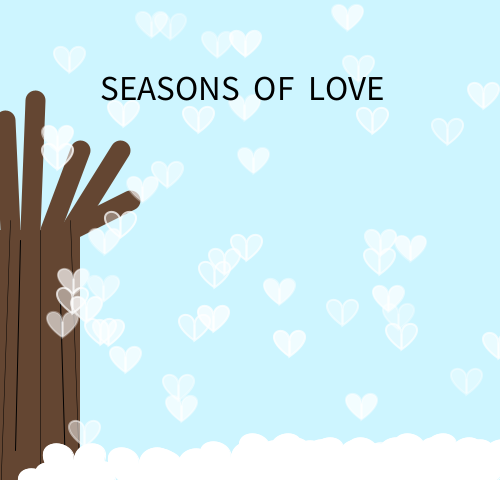
Frame 1 (no input)
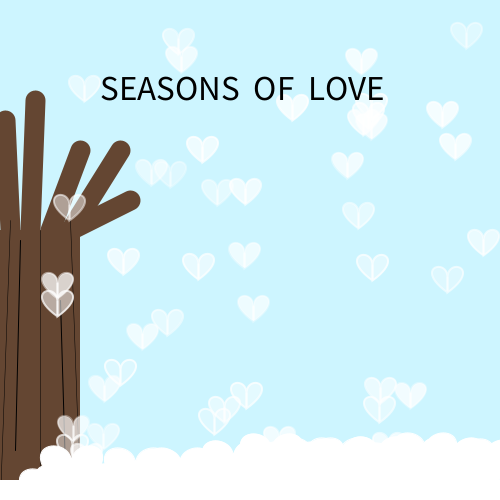
Frame 60 (the mouse pressed at the canvas centre just before this capture)
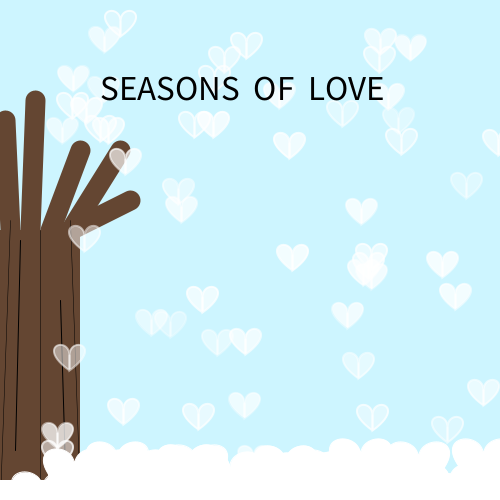
Frame 120 (the mouse held since frame 60 and released just before this capture)

The Processing sketch that drew these frames (run headless with seeded random() and noise(); from frame 60 on, the mouse is pressed at the canvas centre):

// Processing sketch: processing_171545
// ── processing_171545.pde

heart mybheart[]= new heart[1];
heart mymheart[]= new heart[40];
heart mysheart[]= new heart[60];
heart mybheart1[]= new heart[1];
heart mymheart1[]= new heart[40];
heart mysheart1[]= new heart[60];
heart mysheart2[]= new heart[60];
heart mymheart2[]= new heart[40];
heart mymheart3[]= new heart[40];
heart mymheart4[]= new heart[10];

int count=0;
int state=0;

void setup() {
  size(500, 500);
  for (int i = 0; i < 60; i++){
     mysheart1[i]= new heart(color(255,255,255,random(80,200)),color(255,255,255,random(80,200)),random(width),random(height));
  }
  for(int k = 0; k < mymheart1.length; k++){
     mymheart1[k]= new heart(color(255),color(255),int(random(-5,width-50)),int(random(425,470))); 
  }
  for (int n = 0; n < mysheart2.length; n++){
     mysheart2[n]= new heart(color(random(150,255),random(50,250),random(50,250)),color(random(150,255),random(50,250),random(50,250)),int(random(-40,width)),int(random(410,470)));
  }
  for(int m = 0; m < mymheart2.length; m++){
    mymheart2[m]= new heart(color(90,200,65),color(50,160,25),int(random(-60,120)),int(random(45,220))); 
  }
  for (int f = 0; f < mybheart1.length; f++){
     mybheart1[f]= new heart( color(240,240,0),color(240,240,0), 370,0);
  }
  for (int j = 0; j < 60;j++){
      mysheart[j]= new heart(color(random(235,255),random(160,255),random(0,10)),color(random(230,255),random(150,255),random(0,10)),200+cos(j)*150,220+sin(j)*150);
  }
 for(int g = 0; g < 35; g++){
    mymheart3[g]= new heart(color(255,130,0),color(240,240,0),200+sin(g)*130,195+cos(g)*130); 
  }
  for (int s = 0; s < mybheart.length; s++){
      mybheart[s]= new heart( color(250,250,0), color(250,250,0), 200,150);
  }
  for(int h = 0; h < mymheart4.length; h++){
    mymheart4[h]= new heart(color(random(160,255),random(120,255),random(0,20)),color(50,160,25),random(-20,30),random(90,200)); 
  }
  for(int d = 0; d < mymheart.length; d++){
     mymheart[d]= new heart(color(random(160,255),random(120,205),random(0,20)),color(50,160,25),int(random(-45,120)),int(random(45,220))); 
 }
}

void draw() {
  count++;
  if (state == 0) {
    background(205,245,255,100);
    tree();
    fill(255);
    noStroke();
    rect(0,480,width,height);
    
    for(int i = 0; i < mysheart.length; i++){
      //mysheart1[i]= new heart(color(255,255,255,random(80,200)),color(255,255,255,random(80,200)),random(width),random(height));
      mysheart1[i].displayS();
      mysheart1[i].dropS();
  }
    for(int k = 0; k < mymheart1.length; k++){
     // mymheart[k]= new heart(color(255),color(255),int(random(-5,width-50)),int(random(425,470)));
      mymheart1[k].displayM1();
      mymheart1[k].snowM();
      mymheart1[k].jiggleM();
    }
    if (count>200) {
      state = 1;
    }
  } else if (state == 1) {
    background(90,190,255);
    tree();
    fill(80,225,60);
    noStroke();
    rect(0,480,width,height);
    
    for(int n = 0; n < 30; n++){
     // mysheart[n]= new heart(color(random(150,255),random(50,250),random(50,250)),color(random(150,255),random(50,250),random(50,250)),int(random(-40,width)),int(random(410,470)));
      mysheart2[n].displayS();
      mysheart2[n].bloomS();
      mysheart2[n].jigglesS();
    }
    for(int m = 0; m < mymheart2.length; m++){
    //  mymheart[m]= new heart(color(90,200,65),color(50,160,25),int(random(-45,120)),int(random(45,220))); 
      mymheart2[m].displayM1();
      mymheart2[m].springLeavesM();
      mymheart2[m].jiggleM();
    }
    for (int f = 0; f < mybheart1.length; f++){
     // mybheart[f]= new heart( color(240,240,0),color(240,240,0), 370,0);
      mybheart1[f].displayB1();
      mybheart1[f].springjiggleB();
    }
    if (count>400) {
      state = 2;
    }
  } else if (state == 2) {
    background(130,235,255);
    for(int j = 0; j < 30; j++){
    //  mysheart[j]= new heart(color(random(230,255),random(150,255),random(0,10)),color(random(230,255),random(150,255),random(0,10)),200+cos(j)*150,220+sin(j)*150);
      mysheart[j].displayS();
      mysheart[j].summerjiggleS();
    }
    for(int g = 0; g < 17; g++){
     // mymheart[g]= new heart(color(255,130,0),color(240,240,0),200+sin(g)*130,195+cos(g)*130);
      mymheart3[g].jiggleM();
      mymheart3[g].displayM2();
  }
    for (int s = 0; s < mybheart.length; s++){
     // mybheart[s]= new heart( color(240,240,0),color(240,240,0), 200,150);
      mybheart[s].displayB2();
      mybheart[s].displayB1();
      mybheart[s].jiggleB();
    }
    if (count>800) {
      state = 3;
    }
  } else if (state == 3) {
    background(140,205,255);
    tree();
    fill(150,150,0);
    noStroke();
    rect(0,480,width,height);
    for(int h = 0; h < 5; h++){
    // mymheart[h]= new heart(color(random(230,255),random(120,255),random(0,20)),color(240,240,0),random(120,330),random(90,200)); 
      mymheart4[h].leaveM();
      mymheart4[h].displayM1();
     mymheart4[h].jiggleM();
  }
    for(int d = 0; d < mymheart.length; d++){
    //  mymheart[d]= new heart(color(random(200,255),random(150,205),random(0,20)),color(50,160,25),int(random(-45,120)),int(random(45,220))); 
      mymheart[d].displayM1();
     mymheart[d].springLeavesM();
      mymheart[d].jiggleM();
    }
    if (count>1000) {
      count=0;
      state=0;
    }
  }
  textSize(35);
  fill(0);
  text("SEASONS  OF  LOVE", 100, 100);
  //print(count+"\n");
}

void tree() {
  stroke(100, 70, 50);
  strokeWeight(20);
  line(70, 230, 120, 150);
  line(10, 230, 5, 120);
  line(70, 230, 130, 200);
  line(30, 230, 35, 100); 
  line(50, 230, 80, 150);
  fill(100, 70, 50); 
  noStroke();
  rect(0, 230, 80, 520);
  stroke(0);
  strokeWeight(0.5);
  smooth();
  line(10, 220, 0, 500);
  line(70, 220, 80, 500);
  line(40, 230, 40, 500);
  strokeWeight(1);
  line(20, 240, 15, 450);
  line(60, 300, 65, 470);
}



class heart{
float x,y;
color c;
color b;
int count=0;
heart(color tempc, color tempb, float tempXpos, float tempYpos) { // The construfilltor is defined with arguments.
    c = tempc;
    b= tempb;
    x = tempXpos;
    y = tempYpos;
  }
 //B heart
void displayB1() {
stroke(b);
fill(c);
beginShape();
    vertex(55+x, 65+y);
    bezierVertex(55+x, -5+y, 230+x, 5+y, 55+x, 155+y);
    vertex(55+x, 65+y);
    bezierVertex(55+x, -5+y, -130+x, 5+y, 55+x, 155+y);
    endShape();
    stroke(c);
    strokeWeight(2);
    line(55+x,65+y,55+x,153+y);
}
void displayB2() {
stroke(b);
fill(c);
count++;
if (count>40){
beginShape();
    vertex(55+x, 85+(y-25));
    bezierVertex(55+x, -5+(y-25), 290+x, 5+(y-25), 55+x, 205+(y-25));
    vertex(55+x, 85+(y-25));
    bezierVertex(55+x, -5+(y-25), -190+x, 5+(y-25), 55+x, 205+(y-25));
    endShape();
    stroke(c);
    strokeWeight(2);
    line(55+x,85+(y-25),55+x,203+(y-25));
}
if (count>60){
  count=0;
}
}
void jiggleB() { 
    x = x + random(-2,2);
    y = y + random(-2,2);
    x = constrain(x,180,230);
    y = constrain(y,140,200);
  }
void springjiggleB() { 
    x = x + random(-3,3);
    y = y + random(-4,2);
    x = constrain(x,350,390);
    y = constrain(y,-10,50);
  }
  
  // S heart
  void displayS() {
stroke(b);
fill(c);
beginShape();
    vertex(50+x, 15+y);
    bezierVertex(50+x, -5+y, 85+x, 5+y, 50+x, 30+y);
    vertex(50+x, 15+y);
    bezierVertex(50+x, -5+y, 15+x, 5+y, 50+x, 30+y);
    endShape();
     stroke(c);
    strokeWeight(2);
    line(50+x,15+y,50+x,28+y);
}
void bloomS(){
count++;
if (count > 60){
count=0;
x=int(random(-40,width));
y=int(random(410,470));
}
stroke(80,225,60);
strokeWeight(3);
line(50+x,30+y,50+x,495);
}
void dropS(){
  y= y+2.5;
  if (y > height){
    y=random(10);
  }
}
void summerjiggleS() { 
    x = x + random(-1,1);
    y = y + random(-1,1);
}
 void jigglesS() { 
    x = x + random(-2,2);
    y = y + random(-2,2);
  }


// M heart

void displayM1() {
stroke(b);
fill(c);
beginShape();
    vertex(50+x, 25+y);
    bezierVertex(50+x, -5+y, 120+x, 5+y, 50+x, 60+y);
    vertex(50+x, 25+y);
    bezierVertex(50+x, -5+y, -20+x, 5+y, 50+x, 60+y);
    endShape();
     stroke(c);
    strokeWeight(1);
    line(50+x,25+y,50+x,58+y);
}
void displayM2() {
stroke(b);
fill(c);
count++;
if (count>35){
beginShape();
    vertex(50+x, 20+(y+15));
    bezierVertex(50+x, -5+(y+15), 100+x, 5+(y+15), 50+x, 40+(y+15));
    vertex(50+x, 20+(y+15));
    bezierVertex(50+x, -5+(y+15), -0+x, 5+(y+15), 50+x, 40+(y+15));
endShape();
  stroke(c);
  strokeWeight(3);
  line(50+x,20+(y+15),50+x,37+(y+15));
}
if (count>55){
  count=0;
}
}
void springLeavesM(){
count++;
if (count > 60){
count=0;
x = int(random(-50,120));
y = int(random(45,220));
}
}

void leaveM(){
  x= x+3;
  y= y+2;
  if ((y> height)||(x>width)){
    y=random(90,200);
    x=random(-20,30);
  }
}

void snowM(){
count++;
if (count > 60){
count=0;
x=int(random(-10,width-50));
y=int(random(430,470));
}
}
void jiggleM() { 
  x = x + random(-0.3,0.3);
  y = y + random(-0.3,0.3);
}
}
